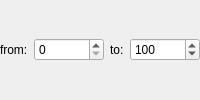
               <widget class="QFrame" name="frIntegration">
                <property name="minimumSize">
                 <size>
                  <width>0</width>
                  <height>0</height>
                 </size>
                </property>
                <property name="frameShape">
                 <enum>QFrame::Shape::NoFrame</enum>
                </property>
                <property name="frameShadow">
                 <enum>QFrame::Shadow::Raised</enum>
                </property>
                <layout class="QHBoxLayout" name="horizontalLayout_15">
                 <property name="leftMargin">
                  <number>0</number>
                 </property>
                 <property name="topMargin">
                  <number>0</number>
                 </property>
                 <property name="rightMargin">
                  <number>0</number>
                 </property>
                 <property name="bottomMargin">
                  <number>0</number>
                 </property>
                 <item>
                  <widget class="QLabel" name="label_33">
                   <property name="text">
                    <string>from:</string>
                   </property>
                  </widget>
                 </item>
                 <item>
                  <widget class="QSpinBox" name="sbIntegrateFrom">
                   <property name="sizePolicy">
                    <sizepolicy hsizetype="MinimumExpanding" vsizetype="Fixed">
                     <horstretch>0</horstretch>
                     <verstretch>0</verstretch>
                    </sizepolicy>
                   </property>
                   <property name="minimumSize">
                    <size>
                     <width>0</width>
                     <height>21</height>
                    </size>
                   </property>
                   <property name="maximum">
                    <number>10000</number>
                   </property>
                  </widget>
                 </item>
                 <item>
                  <widget class="QLabel" name="label_36">
                   <property name="text">
                    <string>to:</string>
                   </property>
                  </widget>
                 </item>
                 <item>
                  <widget class="QSpinBox" name="sbIntegrateTo">
                   <property name="sizePolicy">
                    <sizepolicy hsizetype="MinimumExpanding" vsizetype="Fixed">
                     <horstretch>0</horstretch>
                     <verstretch>0</verstretch>
                    </sizepolicy>
                   </property>
                   <property name="maximum">
                    <number>10000</number>
                   </property>
                   <property name="value">
                    <number>100</number>
                   </property>
                  </widget>
                 </item>
                </layout>
               </widget>
